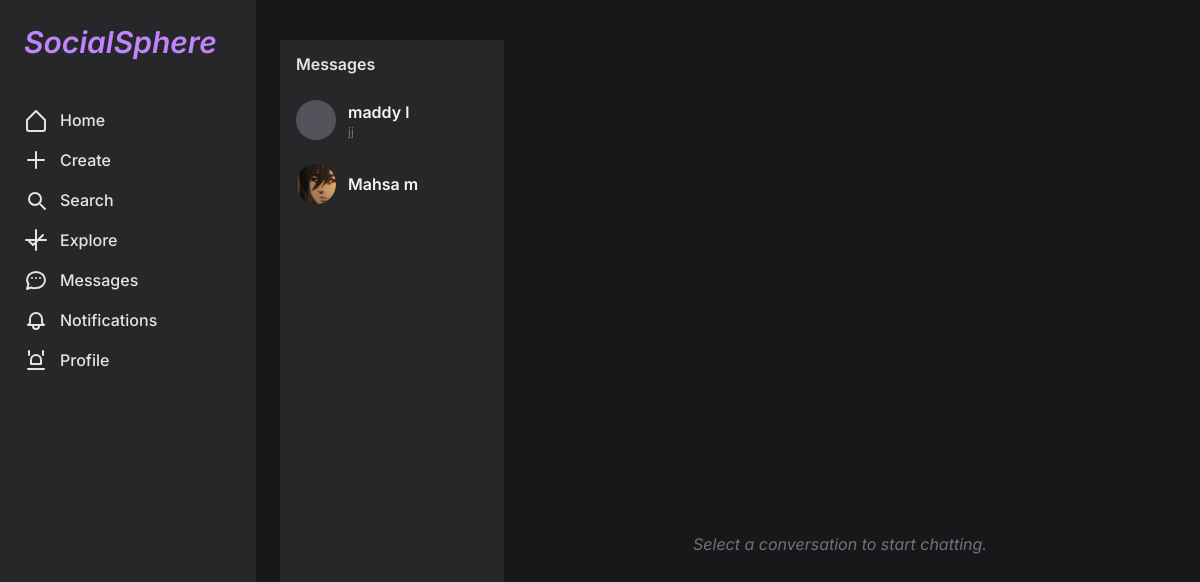
Page /inbox/ (signed in) on the committed database.
### social/models.py (models this page shows, shortened)
class Thread(models.Model):
    participants = models.ManyToManyField(User, related_name='threads')
    updated = models.DateTimeField(auto_now=True)

class User(AbstractUser):
    email = models.EmailField(unique=True)
    date_of_birth = models.DateField(blank=True, null=True)
    bio = models.TextField(null=True, blank=True)
    photo = models.ImageField(upload_to="account_images/", blank=True, null=True)
    job = models.CharField(max_length=250, null=True, blank=True)
    following = models.ManyToManyField('self', through='Contact', related_name="followers", symmetrical=False)
    USERNAME_FIELD = 'email'
    REQUIRED_FIELDS = ['username']

class Message(models.Model):
    thread = models.ForeignKey(Thread, on_delete=models.CASCADE, related_name='messages')
    sender = models.ForeignKey(User, on_delete=models.CASCADE)
    content = models.TextField()
    timestamp = models.DateTimeField(auto_now_add=True)
    is_read = models.BooleanField(default=False)
    shared_post = models.ForeignKey(
        Post,
        null=True,
        blank=True,
        on_delete=models.CASCADE,
        related_name='shared_in_messages'
    )
    class Meta:
        ordering = ['timestamp']

### social/views.py (the view, shortened to what this page needs)
# urls.py: path('inbox/', inbox_view, name='inbox'),
@login_required
def inbox_view(request):
    user = request.user
    start = request.GET.get('start')
    post_id = request.GET.get('post')
    selected_thread = None
    selected_partner = None
    if selected_thread and post_id:
        post_obj = get_object_or_404(Post, id=post_id)
        Message.objects.create(thread=selected_thread,
                               sender=user,
                               shared_post=post_obj)
        return redirect(f"{reverse('social:inbox')}?start={start}")
    threads = (Thread.objects
               .filter(participants=user)
               .order_by('-updated')
               .prefetch_related('participants', 'messages__sender', 'messages__shared_post'))
    threads_data = []
    for thread in threads:
        partner = thread.participants.exclude(id=user.id).first()
        unread = thread.messages.filter(is_read=False).exclude(sender=user).count()
        threads_data.append({
            'thread': thread,
            'partner': partner,
            'unread_count': unread,
        })
    messages = selected_thread.messages.order_by('timestamp') if selected_thread else []
    return render(request, 'chat/inbox.html', {
        'threads_data': threads_data,
        'selected_thread': selected_thread,
        'partner': selected_partner,
        'messages': messages,
    })

### social/context_processors.py (called while the page is built)
def notifications(request):
    if not request.user.is_authenticated:
        return {}
    last_login = request.user.last_login or timezone.now()
    msg_count = Message.objects.filter(
        thread__participants=request.user,
        is_read=False
    ).exclude(sender=request.user).count()
    fol_count = Contact.objects.filter(
        user_to=request.user,
        created__gt=last_login
    ).count()
    com_count = Comment.objects.filter(
        post__author=request.user,
        created__gt=last_login
    ).count()
    return {
        'notif_messages': msg_count,
        'notif_followers': fol_count,
        'notif_comments': com_count,
    }

def notifications_count(request):
    if request.user.is_authenticated:
        count = Notification.objects.filter(user=request.user, unread=True).count()
        return {'notifications_count': count}
    return {'notifications_count': 0}

def unread_messages_count(request):
    if not request.user.is_authenticated:
        return {}
    count = Message.objects.filter(
        thread__participants=request.user,
        is_read=False
    ).exclude(sender=request.user).count()
    return {'unread_messages_count': count}

### social/templates/chat/inbox.html (shortened to what this page needs)
{% extends 'base.html' %}
{% load static humanize %}
{% block content %}
<main class="flex h-[calc(100vh-4rem)] bg-zinc-900">
  <aside class="w-1/4 bg-zinc-800 overflow-y-auto">
    <h2 class="px-4 py-3 text-zinc-200 font-semibold">Messages</h2>
    <ul>
      {% for item in threads_data %}
        {% with thread=item.thread partner=item.partner unread=item.unread_count %}
          {% if partner %}
            <li class="thread-item relative flex items-center px-4 py-3 hover:bg-zinc-700 cursor-pointer
                      {% if selected_thread and thread.id == selected_thread.id %}bg-zinc-700{% endif %}"
                data-recipient="{{ partner.id }}">
              {% if partner.photo %}
                <img src="{{ partner.photo.url }}" class="w-10 h-10 rounded-full object-cover mr-3"/>
              {% else %}
                <div class="w-10 h-10 rounded-full bg-zinc-600 mr-3"></div>
              {% endif %}
              <div class="flex-1 overflow-hidden">
                <p class="text-zinc-100 font-semibold truncate">
                  {{ partner.get_full_name|default:partner.username }}
                </p>
                {% with last=thread.messages.last %}
                  <p class="text-zinc-500 text-xs truncate">
                    {{ last.content|truncatechars:20 }}
                  </p>
                {% endwith %}
              </div>
            </li>
          {% endif %}
        {% endwith %}
      {% empty %}
        <li class="px-4 py-3 text-zinc-500">No conversations yet.</li>
      {% endfor %}
    </ul>
  </aside>
  <section class="flex-1 flex flex-col h-full overflow-hidden">
    {% if selected_thread %}
      {% include 'chat/thread_detail.html' %}
    {% else %}
      <div class="flex-1 flex items-center justify-center text-zinc-500 italic">
        Select a conversation to start chatting.
      </div>
    {% endif %}
  </section>
</main>
{% endblock %}

### social/templates/base.html (style rules this page uses)
body { font-family: 'Inter', sans-serif; }

### rows in the picture
Thread: partner.get_full_name "maddy l"
Message: content "jj"
Thread: partner.photo (picture), partner.get_full_name "Mahsa m"
